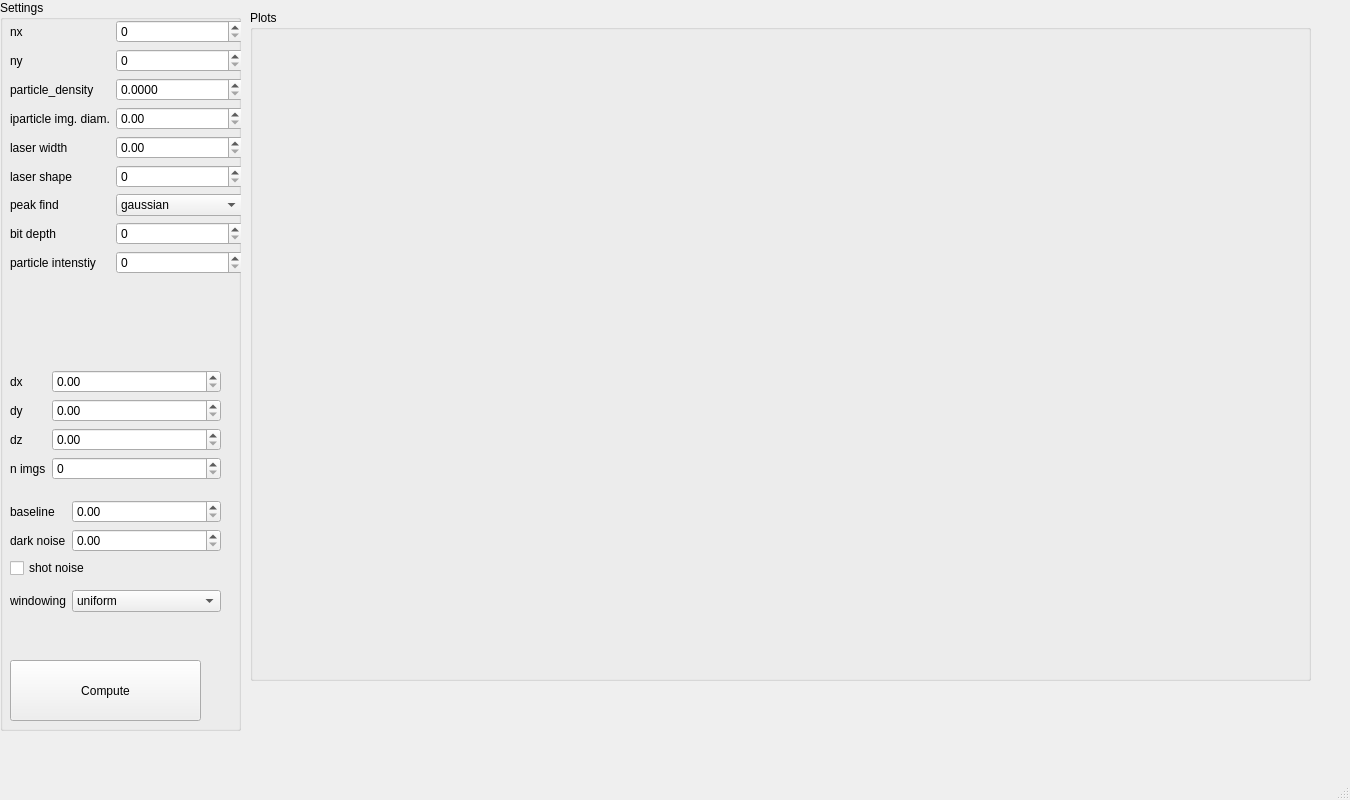
<?xml version="1.0" encoding="UTF-8"?>
<ui version="4.0">
 <class>MainWindow</class>
 <widget class="QMainWindow" name="MainWindow">
  <property name="geometry">
   <rect>
    <x>0</x>
    <y>0</y>
    <width>1350</width>
    <height>800</height>
   </rect>
  </property>
  <property name="sizePolicy">
   <sizepolicy hsizetype="Fixed" vsizetype="Fixed">
    <horstretch>0</horstretch>
    <verstretch>0</verstretch>
   </sizepolicy>
  </property>
  <property name="minimumSize">
   <size>
    <width>1350</width>
    <height>800</height>
   </size>
  </property>
  <property name="maximumSize">
   <size>
    <width>1350</width>
    <height>800</height>
   </size>
  </property>
  <property name="windowTitle">
   <string>MainWindow</string>
  </property>
  <widget class="QWidget" name="centralwidget">
   <widget class="QGroupBox" name="groupBox">
    <property name="geometry">
     <rect>
      <x>0</x>
      <y>0</y>
      <width>241</width>
      <height>731</height>
     </rect>
    </property>
    <property name="title">
     <string>Settings</string>
    </property>
    <widget class="QWidget" name="formLayoutWidget_2">
     <property name="geometry">
      <rect>
       <x>10</x>
       <y>370</y>
       <width>211</width>
       <height>131</height>
      </rect>
     </property>
     <layout class="QFormLayout" name="formLayout_2">
      <item row="0" column="0">
       <widget class="QLabel" name="label_8">
        <property name="text">
         <string>dx</string>
        </property>
       </widget>
      </item>
      <item row="0" column="1">
       <widget class="QDoubleSpinBox" name="dx"/>
      </item>
      <item row="1" column="0">
       <widget class="QLabel" name="label_9">
        <property name="text">
         <string>dy</string>
        </property>
       </widget>
      </item>
      <item row="1" column="1">
       <widget class="QDoubleSpinBox" name="dy"/>
      </item>
      <item row="2" column="0">
       <widget class="QLabel" name="label_10">
        <property name="text">
         <string>dz</string>
        </property>
       </widget>
      </item>
      <item row="2" column="1">
       <widget class="QDoubleSpinBox" name="dz"/>
      </item>
      <item row="3" column="0">
       <widget class="QLabel" name="label_11">
        <property name="text">
         <string>n imgs</string>
        </property>
       </widget>
      </item>
      <item row="3" column="1">
       <widget class="QSpinBox" name="n_imgs"/>
      </item>
     </layout>
    </widget>
    <widget class="QPushButton" name="btn_update">
     <property name="geometry">
      <rect>
       <x>10</x>
       <y>660</y>
       <width>191</width>
       <height>61</height>
      </rect>
     </property>
     <property name="text">
      <string>Compute</string>
     </property>
    </widget>
    <widget class="QWidget" name="formLayoutWidget_3">
     <property name="geometry">
      <rect>
       <x>10</x>
       <y>500</y>
       <width>211</width>
       <height>91</height>
      </rect>
     </property>
     <layout class="QFormLayout" name="formLayout_3">
      <item row="0" column="0">
       <widget class="QLabel" name="label_14">
        <property name="text">
         <string>baseline</string>
        </property>
       </widget>
      </item>
      <item row="0" column="1">
       <widget class="QDoubleSpinBox" name="baseline"/>
      </item>
      <item row="1" column="0">
       <widget class="QLabel" name="label_15">
        <property name="text">
         <string>dark noise</string>
        </property>
       </widget>
      </item>
      <item row="1" column="1">
       <widget class="QDoubleSpinBox" name="darknoise"/>
      </item>
      <item row="2" column="0" colspan="2">
       <widget class="QCheckBox" name="shotnoise">
        <property name="text">
         <string>shot noise</string>
        </property>
       </widget>
      </item>
     </layout>
    </widget>
    <widget class="QWidget" name="formLayoutWidget_4">
     <property name="geometry">
      <rect>
       <x>10</x>
       <y>590</y>
       <width>211</width>
       <height>61</height>
      </rect>
     </property>
     <layout class="QFormLayout" name="formLayout_4">
      <item row="0" column="1">
       <widget class="QComboBox" name="windowing">
        <item>
         <property name="text">
          <string>uniform</string>
         </property>
        </item>
        <item>
         <property name="text">
          <string>gaussian50</string>
         </property>
        </item>
        <item>
         <property name="text">
          <string>gaussian25</string>
         </property>
        </item>
        <item>
         <property name="text">
          <string>tophat</string>
         </property>
        </item>
       </widget>
      </item>
      <item row="0" column="0">
       <widget class="QLabel" name="label_18">
        <property name="text">
         <string>windowing</string>
        </property>
       </widget>
      </item>
     </layout>
    </widget>
    <widget class="QWidget" name="formLayoutWidget">
     <property name="geometry">
      <rect>
       <x>10</x>
       <y>20</y>
       <width>233</width>
       <height>357</height>
      </rect>
     </property>
     <layout class="QFormLayout" name="formLayout">
      <item row="0" column="0">
       <widget class="QLabel" name="label">
        <property name="text">
         <string>nx</string>
        </property>
       </widget>
      </item>
      <item row="0" column="1">
       <widget class="QSpinBox" name="nx"/>
      </item>
      <item row="1" column="0">
       <widget class="QLabel" name="label_2">
        <property name="text">
         <string>ny</string>
        </property>
       </widget>
      </item>
      <item row="1" column="1">
       <widget class="QSpinBox" name="ny"/>
      </item>
      <item row="2" column="0">
       <widget class="QLabel" name="label_3">
        <property name="text">
         <string>particle_density</string>
        </property>
       </widget>
      </item>
      <item row="2" column="1">
       <widget class="QDoubleSpinBox" name="particle_density">
        <property name="decimals">
         <number>4</number>
        </property>
       </widget>
      </item>
      <item row="3" column="0">
       <widget class="QLabel" name="particle_image_diameter_label">
        <property name="toolTip">
         <string>&lt;html&gt;&lt;head/&gt;&lt;body&gt;&lt;p&gt;Standard deviation of gaussian distribution used for particle image intensity.&lt;/p&gt;&lt;/body&gt;&lt;/html&gt;</string>
        </property>
        <property name="text">
         <string>iparticle img. diam.</string>
        </property>
       </widget>
      </item>
      <item row="3" column="1">
       <widget class="QDoubleSpinBox" name="particle_image_diameter">
        <property name="enabled">
         <bool>true</bool>
        </property>
       </widget>
      </item>
      <item row="5" column="0">
       <widget class="QLabel" name="label_6">
        <property name="text">
         <string>laser width</string>
        </property>
       </widget>
      </item>
      <item row="5" column="1">
       <widget class="QDoubleSpinBox" name="laser_width"/>
      </item>
      <item row="6" column="0">
       <widget class="QLabel" name="label_7">
        <property name="text">
         <string>laser shape</string>
        </property>
       </widget>
      </item>
      <item row="6" column="1">
       <widget class="QSpinBox" name="laser_shape_factor"/>
      </item>
      <item row="7" column="0">
       <widget class="QLabel" name="label_12">
        <property name="text">
         <string>peak find</string>
        </property>
       </widget>
      </item>
      <item row="7" column="1">
       <widget class="QComboBox" name="peak_find">
        <item>
         <property name="text">
          <string>gaussian</string>
         </property>
        </item>
        <item>
         <property name="text">
          <string>parabolic</string>
         </property>
        </item>
        <item>
         <property name="text">
          <string>centroid</string>
         </property>
        </item>
       </widget>
      </item>
      <item row="8" column="0">
       <widget class="QLabel" name="label_13">
        <property name="text">
         <string>bit depth</string>
        </property>
       </widget>
      </item>
      <item row="8" column="1">
       <widget class="QSpinBox" name="bit_depth"/>
      </item>
      <item row="9" column="0">
       <widget class="QLabel" name="label_16">
        <property name="text">
         <string>particle intenstiy</string>
        </property>
       </widget>
      </item>
      <item row="9" column="1">
       <widget class="QSpinBox" name="particle_count"/>
      </item>
     </layout>
    </widget>
   </widget>
   <widget class="QGroupBox" name="groupBox_2">
    <property name="geometry">
     <rect>
      <x>250</x>
      <y>10</y>
      <width>1061</width>
      <height>671</height>
     </rect>
    </property>
    <property name="title">
     <string>Plots</string>
    </property>
    <widget class="QWidget" name="plotwidget1" native="true">
     <property name="geometry">
      <rect>
       <x>20</x>
       <y>20</y>
       <width>871</width>
       <height>321</height>
      </rect>
     </property>
    </widget>
    <widget class="QWidget" name="plotwidget2" native="true">
     <property name="geometry">
      <rect>
       <x>20</x>
       <y>360</y>
       <width>871</width>
       <height>291</height>
      </rect>
     </property>
    </widget>
   </widget>
  </widget>
  <widget class="QMenuBar" name="menubar">
   <property name="geometry">
    <rect>
     <x>0</x>
     <y>0</y>
     <width>1350</width>
     <height>26</height>
    </rect>
   </property>
  </widget>
  <widget class="QStatusBar" name="statusbar"/>
 </widget>
 <resources/>
 <connections/>
</ui>
